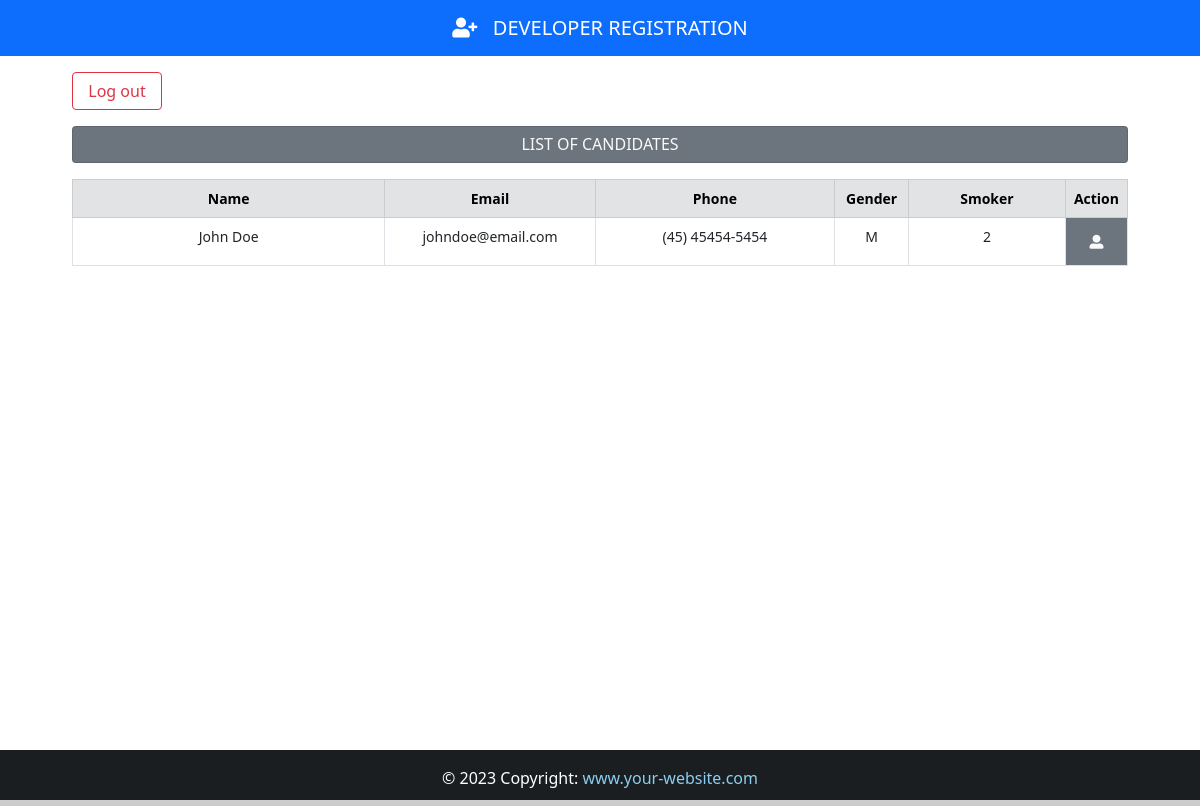
Page /backend (signed in) on the committed database.
### App/models.py (models this page shows, shortened)
class Candidate(models.Model):
    firstname = models.CharField(max_length=50)
    lastname = models.CharField(max_length=50)
    job = models.CharField(max_length=5, verbose_name="Job Code")
    birth = models.DateField(
        auto_now=False, auto_now_add=False, verbose_name="Birthday"
    )
    phone = models.CharField(max_length=25)
    personality = models.CharField(max_length=50, null=True, choices=PERSONALITY)
    salary = models.CharField(max_length=50, verbose_name="Salary expectation")
    gender = models.CharField(max_length=10)
    experience = models.BooleanField(null=True)
    smoker = models.CharField(max_length=10, choices=SMOKER, default="")
    email = models.EmailField(max_length=50)
    message = models.TextField(verbose_name="Presentation")
    file = models.FileField(upload_to="resume", blank=True, verbose_name="Resume")
    image = models.ImageField(upload_to="photo", blank=True, verbose_name="Photo")
    created_at = models.DateTimeField(auto_now_add=True)
    situation = models.CharField(
        max_length=50, null=True, choices=SITUATION, default="Pending"
    )
    company_note = models.TextField(blank=True)
    frameworks = MultiSelectField(choices=FRAMEWORKS, default="")
    languages = MultiSelectField(choices=LANGUAGES, default="")
    databases = MultiSelectField(choices=DATABASES, default="")
    libraries = MultiSelectField(choices=LIBRARIES, default="")
    mobile = MultiSelectField(choices=MOBILE, default="")
    others = MultiSelectField(choices=OTHERS, default="")
    institution = models.CharField(max_length=50)
    course = models.CharField(max_length=50)
    started_course = models.DateField(auto_now=False, auto_now_add=False)
    finished_course = models.DateField(auto_now=False, auto_now_add=False)
    about_course = models.TextField()
    status_course = models.CharField(max_length=50, null=True, choices=STATUS_COURSE)
    company = models.CharField(max_length=50)
    position = models.CharField(max_length=50)
    started_job = models.DateField(auto_now=False, auto_now_add=False)
    finished_job = models.DateField(auto_now=False, auto_now_add=False)
    about_job = models.TextField()
    employed = models.BooleanField(null=True, verbose_name="I am employed")
    remote = models.BooleanField(null=True, verbose_name="I agree to work remotely")
    travel = models.BooleanField(null=True, verbose_name="I'm available for travel")

### App/views.py (the view)
# urls.py: path("backend", views.backend, name="backend"),
@login_required(login_url="login")
def backend(request):
    context = {
        "data_read": Candidate.objects.all(),
    }
    return render(request, "backend.html", context)

### App/templates/backend.html
{% extends "base.html" %}
{% block content %}
<div class="container" style="width: 90%; font-size: 14px;">
    <a href="{% url 'logout' %}" class="btn btn-outline-danger mt-3 mb-3 my-btn">Log out</a>
    <h6 class="card p-2 bg-secondary text-light text-center mb-3">LIST OF CANDIDATES</h6>
    <table class="table table-bordered text-center">
        <thead class="table-secondary">
            <tr>
                <th style="width: 30%;">Name</th>
                <th style="width: 20%;">Email</th>
                <th style="width: 23%;">Phone</th>
                <th style="width: 7%;">Gender</th>
                <th style="width: 15%;">Smoker</th>
                <th colspan="2" style="width: 5%;">Action</th>
            </tr>
        </thead>
        <tbody>
            {% for data in data_read %}
            <tr>
                <td>{{ data.firstname }} {{ data.lastname }}</td>
                <td>{{ data.email }}</td>
                <td>{{ data.phone }}</td>
                <td>{{ data.gender }}</td>
                <td>{{ data.smoker }}</td>
                <td class="bg-secondary">
                    <a href="{% url 'candidate' data.id %}" class="btn btn-outline-secondary btn-sm text-light">
                        <i class="fas fa-user-alt"></i>
                    </a>
                </td>
            </tr>
            {% endfor %}
        </tbody>
    </table>
</div>
{% endblock %}

### App/static/css/style.css (style rules this page uses)
html, body { height: 100%; margin: 0; max-width: 100%; }
.my-btn { width: 90px; }

### rows in the picture
Candidate: firstname "John", lastname "Doe", email "johndoe@email.com", phone "(45) 45454-5454", gender "M", smoker "2"
